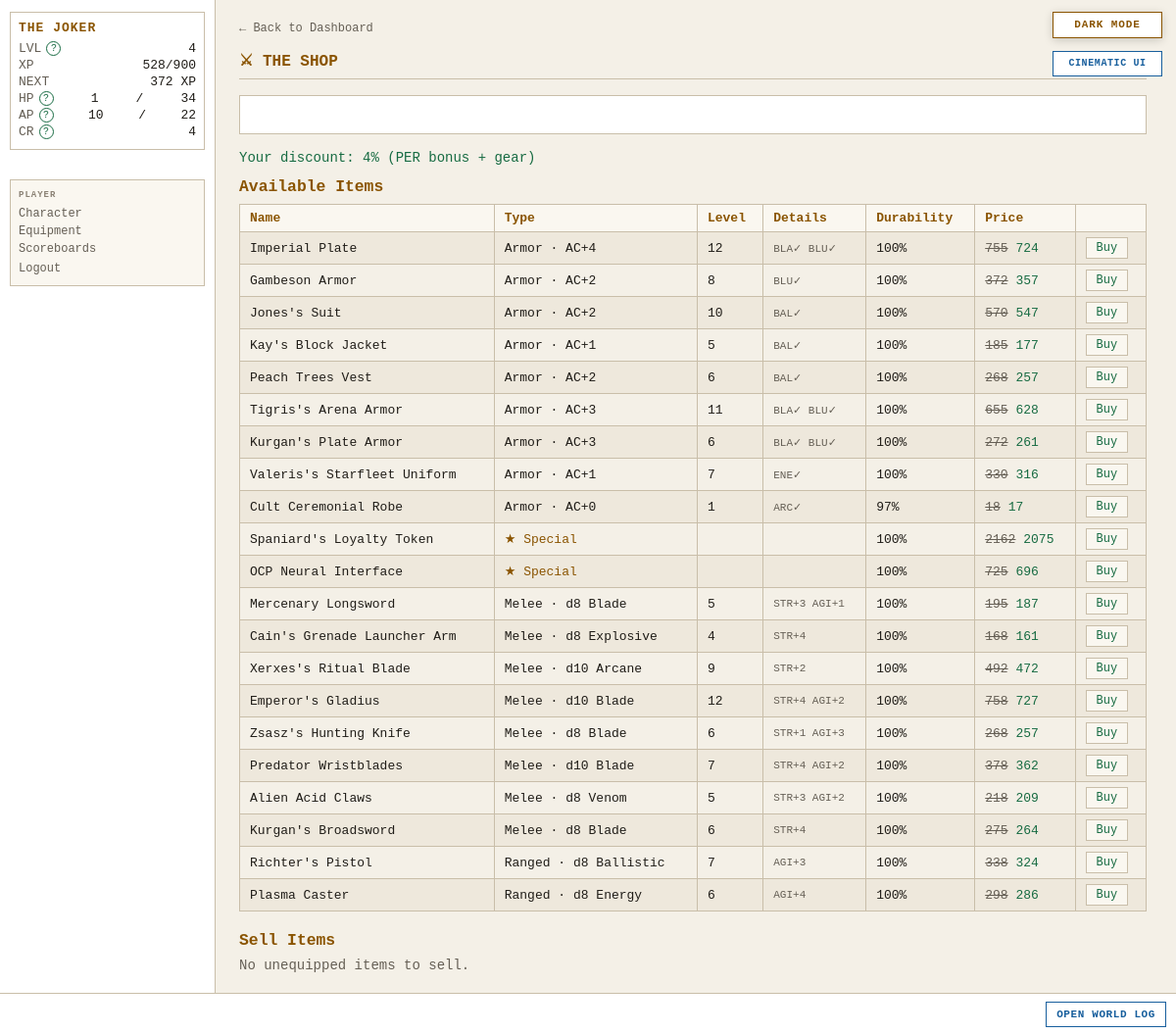
Screenshot of /shop (signed in) with the database file from the repository.
### tables this page shows
CREATE TABLE players (
    id                  INTEGER PRIMARY KEY AUTOINCREMENT,
    username            TEXT    UNIQUE NOT NULL,
    password_hash       TEXT    NOT NULL,
    email               TEXT    UNIQUE NOT NULL,
    character_name      TEXT    NOT NULL,
    sex                 TEXT    NOT NULL,
    class_id            INTEGER REFERENCES classes(id),
    str_stat            INTEGER NOT NULL DEFAULT 1,
    end_stat            INTEGER NOT NULL DEFAULT 1,
    agi_stat            INTEGER NOT NULL DEFAULT 1,
    lck_stat            INTEGER NOT NULL DEFAULT 1,
    per_stat            INTEGER NOT NULL DEFAULT 1,
    level               INTEGER NOT NULL DEFAULT 1,
    xp                  INTEGER NOT NULL DEFAULT 0,
    current_hp          INTEGER NOT NULL,
    current_ap          INTEGER NOT NULL,
    credits             INTEGER NOT NULL DEFAULT 25,
    equipped_weapon_id  INTEGER REFERENCES inventory_items(id),
    equipped_armor_id   INTEGER REFERENCES inventory_items(id),
    equipped_special_id INTEGER REFERENCES inventory_items(id),
    in_combat           INTEGER NOT NULL DEFAULT 0,
    pending_levelup     INTEGER NOT NULL DEFAULT 0,
    combat_preference   TEXT    NOT NULL DEFAULT "Balanced",
    is_banned           INTEGER NOT NULL DEFAULT 0,
    last_login_at       TEXT,
    created_at          TEXT    NOT NULL DEFAULT (datetime('now'))
, retired_at TEXT);

CREATE TABLE armor (
    id              INTEGER PRIMARY KEY AUTOINCREMENT,
    name            TEXT    UNIQUE NOT NULL,
    is_active       INTEGER NOT NULL DEFAULT 1,
    level           INTEGER NOT NULL,
    ac_bonus        INTEGER NOT NULL DEFAULT 0,
    res_blade       INTEGER NOT NULL DEFAULT 0,
    res_blunt       INTEGER NOT NULL DEFAULT 0,
    res_ballistic   INTEGER NOT NULL DEFAULT 0,
    res_energy      INTEGER NOT NULL DEFAULT 0,
    res_arcane      INTEGER NOT NULL DEFAULT 0,
    res_explosive   INTEGER NOT NULL DEFAULT 0,
    res_venom       INTEGER NOT NULL DEFAULT 0,
    str_bonus       INTEGER NOT NULL DEFAULT 0,
    end_bonus       INTEGER NOT NULL DEFAULT 0,
    agi_bonus       INTEGER NOT NULL DEFAULT 0,
    lck_bonus       INTEGER NOT NULL DEFAULT 0,
    per_bonus       INTEGER NOT NULL DEFAULT 0,
    associated_to   TEXT,
    credit_cost     INTEGER NOT NULL,
    drop_chance     REAL    NOT NULL,
    starting_durability INTEGER NOT NULL DEFAULT 100,
    imported_at     TEXT    NOT NULL DEFAULT (datetime('now'))
);

CREATE TABLE shop_listings (
    id                    INTEGER PRIMARY KEY AUTOINCREMENT,
    item_type             TEXT    NOT NULL,
    item_id               INTEGER NOT NULL,
    listing_source        TEXT    NOT NULL,
    seller_player_id      INTEGER REFERENCES players(id),
    durability_at_listing INTEGER,
    price                 INTEGER NOT NULL,
    listed_at             TEXT    NOT NULL DEFAULT (datetime('now'))
);

CREATE TABLE special_items (
    id              INTEGER PRIMARY KEY AUTOINCREMENT,
    name            TEXT    UNIQUE NOT NULL,
    is_active       INTEGER NOT NULL DEFAULT 1,
    associated_to   TEXT    NOT NULL,
    association_type TEXT   NOT NULL,
    str_bonus       INTEGER NOT NULL DEFAULT 0,
    end_bonus       INTEGER NOT NULL DEFAULT 0,
    agi_bonus       INTEGER NOT NULL DEFAULT 0,
    lck_bonus       INTEGER NOT NULL DEFAULT 0,
    per_bonus       INTEGER NOT NULL DEFAULT 0,
    initiative_bonus    INTEGER NOT NULL DEFAULT 0,
    extra_attack        INTEGER NOT NULL DEFAULT 0,
    crit_chance_bonus   REAL    NOT NULL DEFAULT 0,
    crit_dmg_multiplier REAL    NOT NULL DEFAULT 0,
    ac_bonus            INTEGER NOT NULL DEFAULT 0,
    res_blade       INTEGER NOT NULL DEFAULT 0,
    res_blunt       INTEGER NOT NULL DEFAULT 0,
    res_ballistic   INTEGER NOT NULL DEFAULT 0,
    res_energy      INTEGER NOT NULL DEFAULT 0,
    res_arcane      INTEGER NOT NULL DEFAULT 0,
    res_explosive   INTEGER NOT NULL DEFAULT 0,
    res_venom       INTEGER NOT NULL DEFAULT 0,
    bonus_damage_type   TEXT,
    bonus_damage_amount INTEGER NOT NULL DEFAULT 0,
    xp_multiplier       REAL    NOT NULL DEFAULT 0,
    credit_multiplier   REAL    NOT NULL DEFAULT 0,
    steal_bonus         REAL    NOT NULL DEFAULT 0,
    bonus_ap            INTEGER NOT NULL DEFAULT 0,
    hp_regen_bonus      INTEGER NOT NULL DEFAULT 0,
    durability_reduction REAL   NOT NULL DEFAULT 0,
    shop_discount       REAL    NOT NULL DEFAULT 0,
    sell_bonus          REAL    NOT NULL DEFAULT 0,
    encounter_bonus     REAL    NOT NULL DEFAULT 0,
    credit_cost         INTEGER NOT NULL,
    drop_chance         REAL    NOT NULL,
    starting_durability INTEGER NOT NULL DEFAULT 100,
    imported_at         TEXT    NOT NULL DEFAULT (datetime('now'))
);

CREATE TABLE weapons (
    id              INTEGER PRIMARY KEY AUTOINCREMENT,
    name            TEXT    UNIQUE NOT NULL,
    is_active       INTEGER NOT NULL DEFAULT 1,
    level           INTEGER NOT NULL,
    weapon_type     TEXT    NOT NULL,
    damage_die      TEXT    NOT NULL,
    damage_type     TEXT    NOT NULL,
    str_bonus       INTEGER NOT NULL DEFAULT 0,
    end_bonus       INTEGER NOT NULL DEFAULT 0,
    agi_bonus       INTEGER NOT NULL DEFAULT 0,
    lck_bonus       INTEGER NOT NULL DEFAULT 0,
    per_bonus       INTEGER NOT NULL DEFAULT 0,
    associated_to   TEXT,
    credit_cost     INTEGER NOT NULL,
    drop_chance     REAL    NOT NULL,
    starting_durability INTEGER NOT NULL DEFAULT 100,
    imported_at     TEXT    NOT NULL DEFAULT (datetime('now'))
);

### routes/shop.py (the view)
@bp.route("/shop")
def index():
    player   = g.player
    settings = get_all_settings()
    per_discount = math.floor(player["per_stat"] / 2) / 100
    special_discount = _get_special_shop_discount(player)
    max_discount = settings.get("SHOP_DISCOUNT_MAX", cfg.SHOP_DISCOUNT_MAX)
    discount = min(per_discount + special_discount, max_discount)
    listings = _get_listings_with_detail(discount)
    sellable = _get_sellable_items(player)
    return render_template(
        "shop/shop.html",
        listings=listings,
        sellable=sellable,
        discount_pct=int(discount * 100),
        feedback=request.args.get("feedback"),
        error=request.args.get("error"),
    )

### templates/shop/shop.html (shortened to what this page needs)
{% extends "base.html" %}
{% block content %}
<div id="page-content">
    <a href="{{ url_for('dashboard.index') }}" class="back-link">← Back to Dashboard</a>
    <h2 class="page-title">⚔ THE SHOP</h2>
    <div id="terminal-output">
    </div>
    {% if discount_pct > 0 %}
    <p class="term-good" style="margin-bottom:12px;">
        Your discount: {{ discount_pct }}% (PER bonus + gear)
    </p>
    {% endif %}
    <h3 style="color:var(--amber);margin-bottom:8px;">Available Items</h3>
    {% if listings %}
    <table>
        <tr>
            <th>Name</th><th>Type</th><th>Level</th><th>Details</th>
            <th>Durability</th><th>Price</th><th></th>
        </tr>
        {% for item in listings %}
        <tr>
            <td>{{ item.name }}</td>
            <td>
                {% if item.item_type == 'WEAPON' %}
                    {{ item.weapon_type }} · {{ item.damage_die }} {{ item.damage_type }}
                {% elif item.item_type == 'ARMOR' %}
                    Armor · AC+{{ item.ac_bonus }}
                {% else %}
                    <span style="color:var(--amber)">★ Special</span>
                {% endif %}
            </td>
            <td>{{ item.level }}</td>
            <td style="font-size:11px;color:var(--grey);">
                {% if item.item_type == 'WEAPON' %}
                    {% if item.str_bonus %}STR+{{ item.str_bonus }} {% endif %}
                    {% if item.agi_bonus %}AGI+{{ item.agi_bonus }} {% endif %}
                {% elif item.item_type == 'ARMOR' %}
                    {% for dtype in ['blade','blunt','ballistic','energy','arcane','explosive','venom'] %}
                        {% if item['res_' + dtype] %}{{ dtype[:3].upper() }}✓ {% endif %}
                    {% endfor %}
                {% endif %}
            </td>
            <td>
                {% if item.durability_at_listing %}
                    {{ item.durability_at_listing }}%
                {% else %}
                    100%
                {% endif %}
            </td>
            <td>
                {% if item.discounted_price < item.price %}
                    <span style="text-decoration:line-through;color:var(--grey)">{{ item.price }}</span>
                    <span class="term-good">{{ item.discounted_price }}</span>
                {% else %}
                    {{ item.price }}
                {% endif %}
            </td>
            <td>
                <form method="POST" action="{{ url_for('shop.buy') }}">
                    <button type="submit" class="btn-small">Buy</button>
                </form>
            </td>
        </tr>
        {% endfor %}
    </table>
    {% else %}
    <p style="color:var(--grey)">Shop is empty — restocks at midnight.</p>
    {% endif %}
    <h3 style="color:var(--amber);margin:20px 0 8px;">Sell Items</h3>
    {% if sellable %}
    <table>
        <tr>
            <th>Name</th><th>Type</th><th>Durability</th><th>Sell Price</th><th></th>
        </tr>
        {% for item in sellable %}
        <tr>
            <td>{{ item.name }}</td>
            <td>
                {% if item.item_type == 'SPECIAL' %}
                    <span style="color:var(--amber)">★ Special</span>
                {% else %}
                    {{ item.item_type|title }}
                {% endif %}
            </td>
            <td>{{ item.current_durability }}%</td>
            <td>
                {% if item.sell_price == 0 %}
                    <span style="color:var(--red)">0 credits</span>
                {% else %}
                    {{ item.sell_price }} credits
                {% endif %}
            </td>
            <td>
                <form method="POST" action="{{ url_for('shop.sell') }}"
                      {% if item.sell_price == 0 %}
                      onsubmit="return confirm('Sell {{ item.name }} for 0 credits?');"
                      {% endif %}>
                    <input type="hidden" name="inv_id" value="{{ item.inv_id }}">
                    <button type="submit" class="btn-small {% if item.sell_price == 0 %}danger{% endif %}">
                        Sell
                    </button>
                </form>
            </td>
        </tr>
        {% endfor %}
    </table>
    {% else %}
    <p style="color:var(--grey)">No unequipped items to sell.</p>
    {% endif %}
</div>
{% endblock %}

### templates/base.html (shortened to what this page needs)
<!DOCTYPE html>
<html lang="en">
<head>
<link rel="stylesheet" href="{{ url_for('static', filename='style.css') }}">
</head>
<body class="{{ 'authenticated' if player else 'auth-page' }} {% block body_class %}{% endblock %}">
{% if settings.get('ALLOW_PLAYER_COLOR_OVERRIDE', true) %}<button id="theme-toggle" type="button" aria-label="Switch color theme" aria-pressed="false">
</button>{% endif %}
{% if settings.get('ALLOW_PLAYER_INTERFACE_OVERRIDE', true) %}
<button id="interface-toggle" type="button" aria-label="Switch interface style" aria-pressed="false">
</button>
{% endif %}
{% if player %}
<div id="left-col">
    <div id="status-block">
        <div class="status-name">{{ player.character_name }}</div>
        <div class="status-line">
            <span class="label">LVL</span>
            <span id="status-level">{{ player.level }}</span>
        </div>
        <div class="status-line">
            <span class="label">XP</span>
            <span><span id="status-xp">{{ player.xp }}</span><span id="status-xp-threshold">{% if player.get('next_level_xp') is not none %}/{{ player.get('next_level_xp') }}{% endif %}</span></span>
        </div>
        <div class="status-line" title="Experience still needed to reach level {{ player.level + 1 }}">
            <span class="label">NEXT</span>
            <span id="status-xp-next">{% if player.get('xp_to_next_level') is none %}MAX{% elif player.get('xp_to_next_level') <= 0 %}LEVEL UP{% else %}{{ player.get('xp_to_next_level') }} XP{% endif %}</span>
        </div>
        <div class="status-line">
            <span class="label">HP</span>
            <span id="status-hp">{{ player.current_hp }}</span>/<span id="status-maxhp">{{ player.max_hp }}</span>
        </div>
        <div class="status-line">
            <span class="label">AP</span>
            <span id="status-ap">{{ player.current_ap }}</span>/<span id="status-maxap">{{ player.max_ap }}</span>
        </div>
        <div class="status-line">
            <span class="label">CR</span>
            <span id="status-credits">{{ player.credits }}</span>
        </div>
    </div>
    <nav id="left-nav">
        <span class="nav-heading">PLAYER</span>
        <a href="{{ url_for('character.index') }}">Character</a>
        <a href="{{ url_for('character.equipment') }}">Equipment</a>
        <a href="{{ url_for('scoreboards.index') }}">Scoreboards</a>
        <form action="{{ url_for('auth.logout') }}" method="POST" style="margin:0">
            <button type="submit" class="nav-link-btn">Logout</button>
        </form>
    </nav>
</div>
{% endif %}
<div id="main">
    {% block content %}{% endblock %}
</div>
{% if player %}
<div id="ticker-wrap">
    <a id="ticker-log-link" href="{{ url_for('feeds.global_log') }}" title="Open the complete World Log">OPEN WORLD LOG</a>
    <div id="ticker">
    </div>
</div>
{% endif %}
</body>
</html>

### rows the page displays
players: character_name "THE JOKER", level "4", xp "528", current_hp "1", current_ap "10", credits "4"
armor: name "Imperial Plate"
shop_listings: item_type "ARMOR" (drawn), price "755"
armor: name "Gambeson Armor"
shop_listings: item_type "ARMOR" (drawn), price "372"
armor: name "Jones's Suit"
shop_listings: item_type "ARMOR" (drawn), price "570"
armor: name "Kay's Block Jacket"
armor: name "Peach Trees Vest"
shop_listings: item_type "ARMOR" (drawn), price "268"
armor: name "Tigris's Arena Armor"
shop_listings: item_type "ARMOR" (drawn), price "655"
armor: name "Kurgan's Plate Armor"
shop_listings: item_type "ARMOR" (drawn), price "272"
armor: name "Valeris's Starfleet Uniform"
shop_listings: item_type "ARMOR" (drawn), price "330"
armor: name "Cult Ceremonial Robe"
special_items: name "Spaniard's Loyalty Token"
shop_listings: price "2162"
special_items: name "OCP Neural Interface"
shop_listings: price "725"
weapons: name "Mercenary Longsword", weapon_type "Melee", damage_die "d8", damage_type "Blade"
weapons: name "Cain's Grenade Launcher Arm", weapon_type "Melee", damage_die "d8", damage_type "Explosive"
weapons: name "Xerxes's Ritual Blade", weapon_type "Melee", damage_die "d10", damage_type "Arcane"
shop_listings: price "492"
weapons: name "Emperor's Gladius", weapon_type "Melee", damage_die "d10", damage_type "Blade"
shop_listings: price "758"
weapons: name "Zsasz's Hunting Knife", weapon_type "Melee", damage_die "d8", damage_type "Blade"
shop_listings: price "268"
weapons: name "Predator Wristblades", weapon_type "Melee", damage_die "d10", damage_type "Blade"
shop_listings: price "378"
weapons: name "Alien Acid Claws", weapon_type "Melee", damage_die "d8", damage_type "Venom", level "5", str_bonus "3", agi_bonus "2", shows "100%", price "218", discounted_price "209"
weapons: name "Kurgan's Broadsword", weapon_type "Melee", damage_die "d8", damage_type "Blade"
shop_listings: price "275"
weapons: name "Richter's Pistol", weapon_type "Ranged", damage_die "d8", damage_type "Ballistic"
shop_listings: price "338"
weapons: name "Plasma Caster", weapon_type "Ranged", damage_die "d8", damage_type "Energy"
shop_listings: price "298"

### other values shown
{{ player.get('next_level_xp') }} "900"
{{ player.get('xp_to_next_level') }} "372"
{{ player.max_hp }} "34"
{{ player.max_ap }} "22"
{{ discount_pct }} "4"
{{ item.ac_bonus }} "4" "2" "2" "1" "2" "3" "3" "1" "0"
{{ item.level }} "12" "8" "10" "5" "6" "11" "6" "7" "1" "5" "4" "9" "12" "6" "7" "6" "7" "6"
{{ dtype[:3].upper() }} "BLA" "BLU" "BLU" "BAL" "BAL" "BAL" "BLA" "BLU" "BLA" "BLU" "ENE" "ARC"
{{ item.discounted_price }} "724" "357" "547" "177" "257" "628" "261" "316" "17" "2075" "696" "187" "161" "472" "727" "257" "362" "264" "324" "286"
{{ item.price }} "185" "18" "195" "168"
{{ item.durability_at_listing }} "97"
{{ item.str_bonus }} "3" "4" "2" "4" "1" "4" "4"
{{ item.agi_bonus }} "1" "2" "3" "2" "3" "4"
